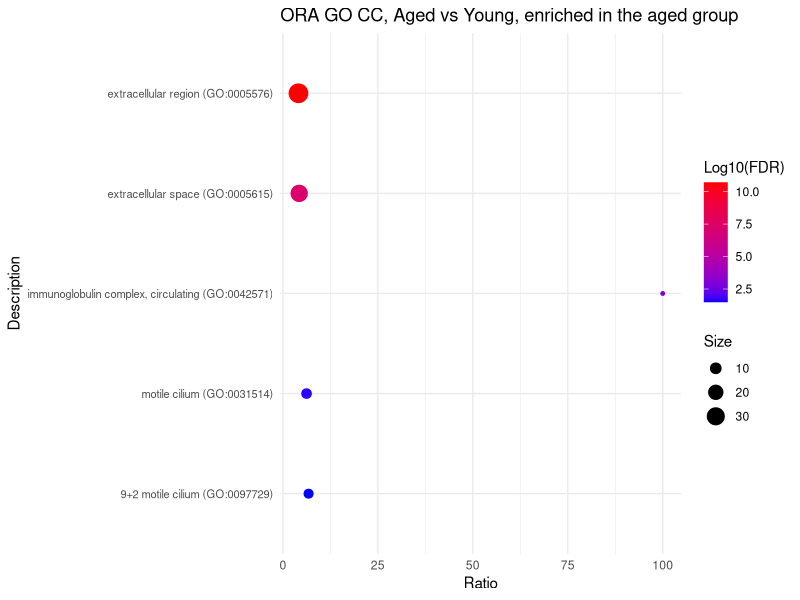
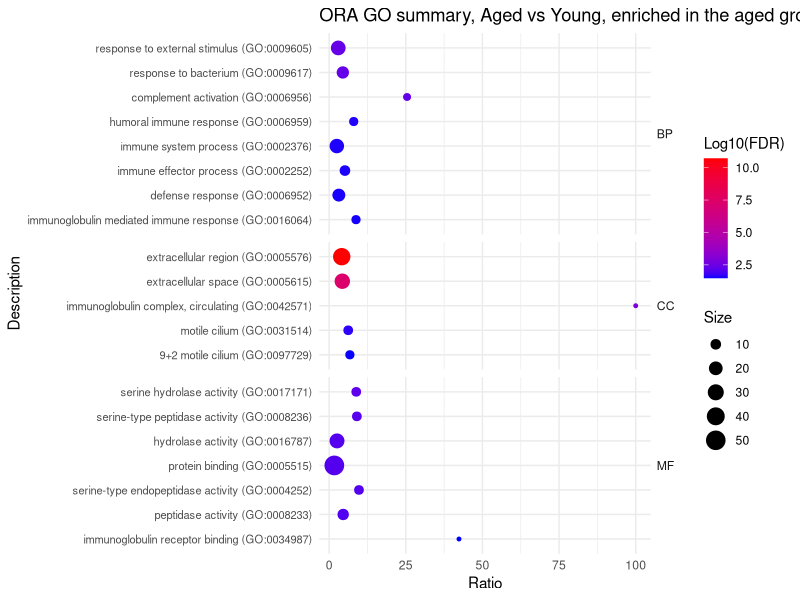
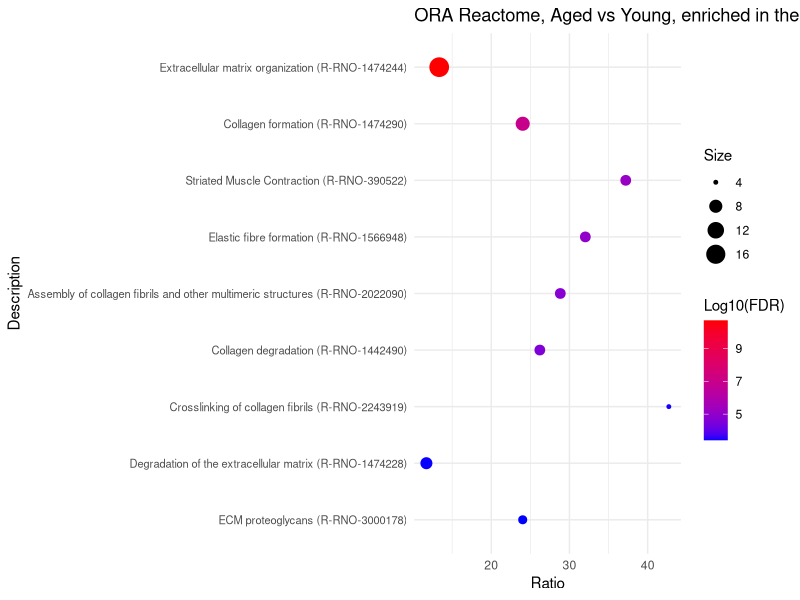
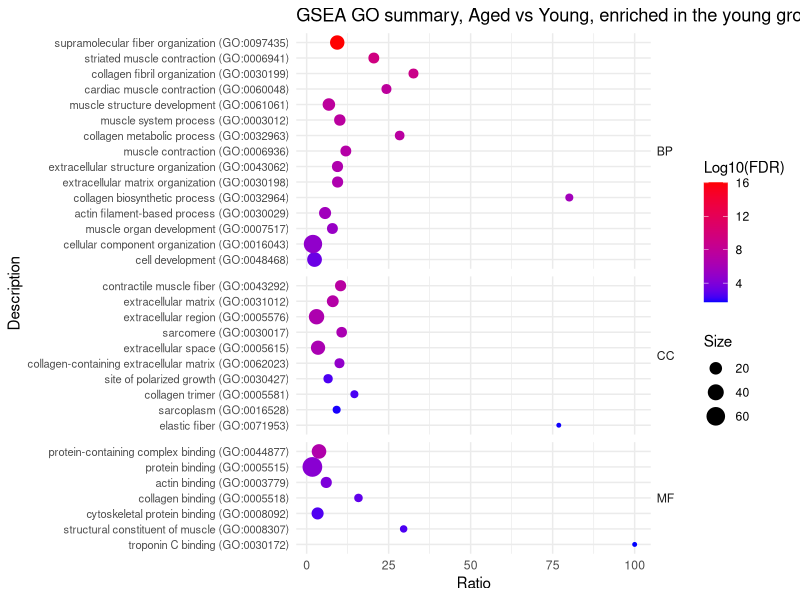
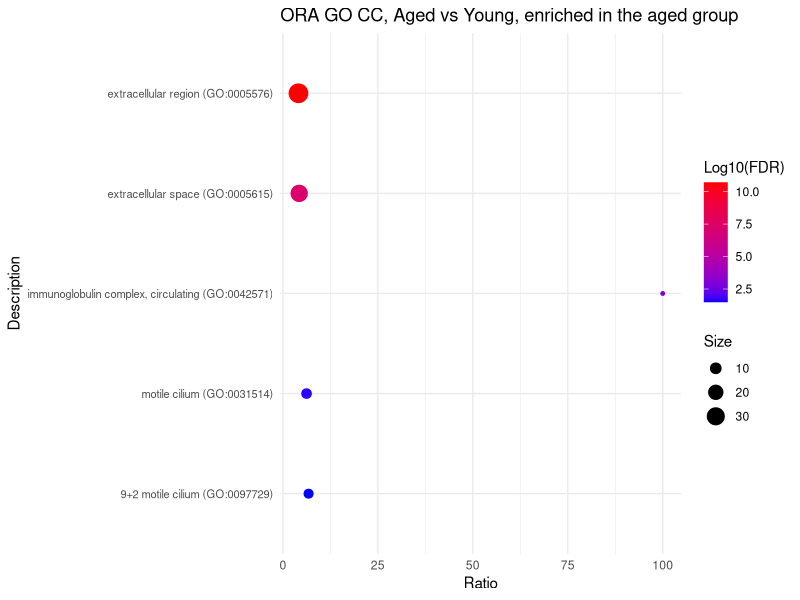
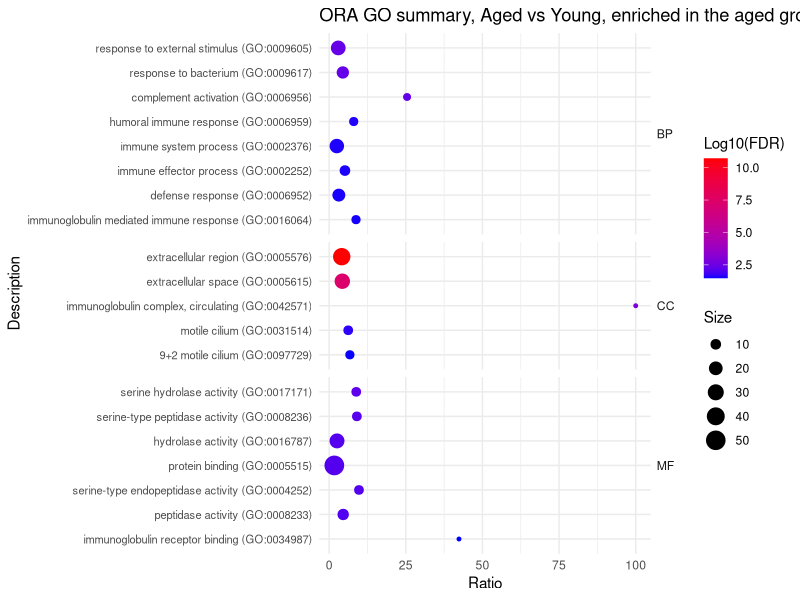
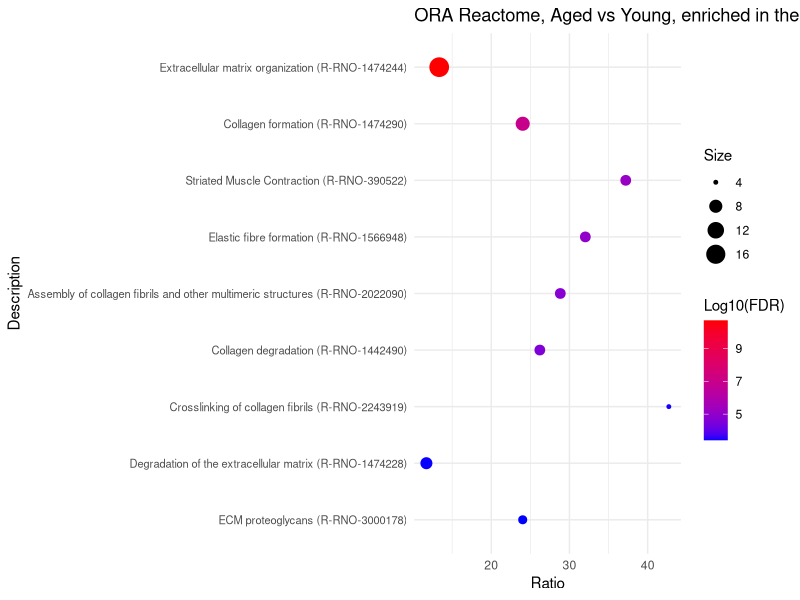
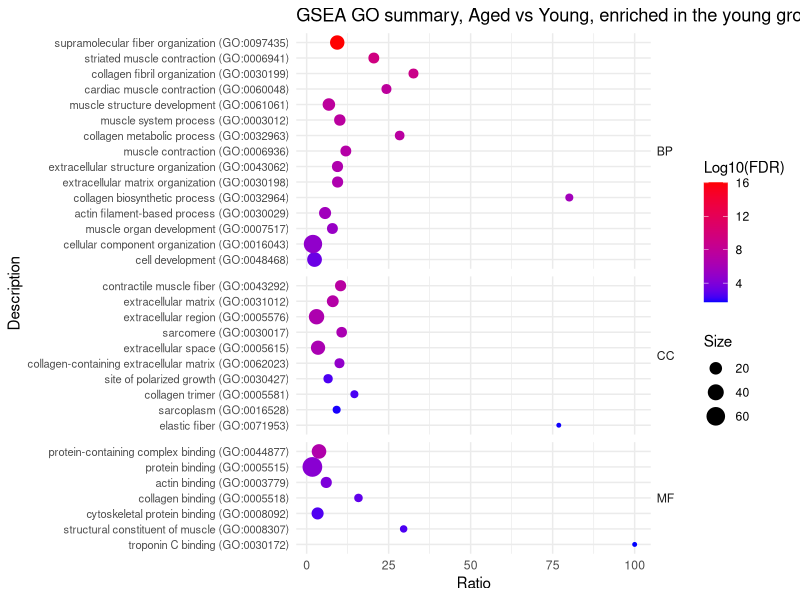

Write the R code that produced these figures, in order.
setwd(dirname(rstudioapi::getSourceEditorContext()$path))

library(readxl)
library(rio)
library(dplyr)
library(ggplot2)
library(ggrepel)

## ORA example ----------------------------------------------------------------
# aged vs young 



# up in aged GO CC----------------------

up <- read_excel("ORA_summary.xlsx", sheet = "aged GO CC")

# Order Description based on the absolute value of Log10(FDR) in descending order
# This places the most significant (largest absolute Log10(FDR)) at the top
up <- up %>%
  dplyr::arrange((abs(`Log10(FDR)`))) %>%
  dplyr::mutate(Description = factor(Description, levels = unique(Description)))

# Create the plot
p1 <- ggplot(up, aes(x = Ratio, y = Description, color = `Log10(FDR)`, size = Size)) +
  geom_point() +
  scale_colour_gradient(low = "blue", high = "red",
                        space = "Lab", na.value = "grey50", guide = "colourbar",
                        aesthetics = "colour") +
  ggtitle("ORA GO CC, Aged vs Young, enriched in the aged group") +
  theme_minimal() +
  theme(axis.text.y = element_text(size = 8)) # Adjust text size for readability

# make Figure 2d
plot(p1)

up <- read_excel("ORA_summary.xlsx", sheet = "aged GO summary")

up <- up %>%
  dplyr::group_by(GO) %>%
  dplyr::arrange(`Log10(FDR)`, .by_group = TRUE) %>%
  dplyr::ungroup() %>%
  dplyr::mutate(Description = factor(Description, levels = unique(Description)))

# Create the plot
p2 <- ggplot(up, aes(x = Ratio, y = Description, color = `Log10(FDR)`, size = Size)) +
  geom_point() +
  scale_colour_gradient(low = "blue", high = "red",
                        space = "Lab", na.value = "grey50", guide = "colourbar",
                        aesthetics = "colour") +
  ggtitle("ORA GO summary, Aged vs Young, enriched in the aged group") +
  # Facet by FactorType to create separate clusters
  facet_grid(GO ~ ., scales = "free_y", space = "free_y") +
  theme_minimal() +
  theme(axis.text.y = element_text(size = 8), # Adjust text size for readability
        strip.text.y = element_text(angle = 0, hjust = 0)) # Keep facet labels horizontal

# make Figure S3a
plot(p2)


## reactome -------
## up in aged -------


up <- read_excel("ORA_summary.xlsx", sheet = "young Reactome")

# Order Description based on the absolute value of Log10(FDR) in descending order
# This places the most significant (largest absolute Log10(FDR)) at the top
up <- up %>%
  dplyr::arrange((abs(`Log10(FDR)`))) %>%
  dplyr::mutate(Description = factor(Description, levels = unique(Description)))

# Create the plot
p3 <- ggplot(up, aes(x = Ratio, y = Description, color = `Log10(FDR)`, size = Size)) +
  geom_point() +
  scale_colour_gradient(low = "blue", high = "red",
                        space = "Lab", na.value = "grey50", guide = "colourbar",
                        aesthetics = "colour") +
  ggtitle("ORA Reactome, Aged vs Young, enriched in the young group") +
  theme_minimal() +
  theme(axis.text.y = element_text(size = 8)) # Adjust text size for readability

# make Figure 2f
plot(p3)

# up in young GO summary--------

up <- read_excel("ORA_summary.xlsx", sheet = "young GO summary")


up <- up %>%
  dplyr::group_by(GO) %>%
  dplyr::arrange(`Log10(FDR)`, .by_group = TRUE) %>%
  dplyr::ungroup() %>%
  dplyr::mutate(Description = factor(Description, levels = unique(Description)))

# Create the plot
p4 <- ggplot(up, aes(x = Ratio, y = Description, color = `Log10(FDR)`, size = Size)) +
  geom_point() +
  scale_colour_gradient(low = "blue", high = "red",
                        space = "Lab", na.value = "grey50", guide = "colourbar",
                        aesthetics = "colour") +
  ggtitle("GSEA GO summary, Aged vs Young, enriched in the young group") +
  # Facet by FactorType to create separate clusters
  facet_grid(GO ~ ., scales = "free_y", space = "free_y") +
  theme_minimal() +
  theme(axis.text.y = element_text(size = 8), # Adjust text size for readability
        strip.text.y = element_text(angle = 0, hjust = 0)) # Keep facet labels horizontal

# make Figure S3b
plot(p4)


# summary PDF
pdf("ORA_age_vs_young_single_factor.pdf", width = 11, height = 8.5)
print(p1)
print(p2)
print(p3)
print(p4)
dev.off()
